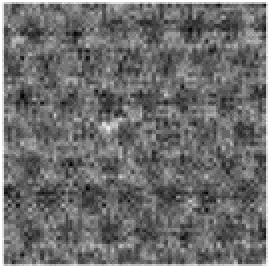
#> input picture utils/test.png, 135 x 135 px, found by its file name (shown 2 times larger); its folder holds only this picture in this run
$ python -i evaluator.py   (imports and definitions only)
#> lines starting #> are read from the running program, lines starting #| are printed output that depends on the picture; after the words box and inside, x2 and y2 are one past the last pixel; in counts of white or black regions, pixels touching at a corner belong together; pictures that were not available may be replaced by others from this repository, and a replacement may not be noted
import numpy as np
import cv2
import sklearn.metrics as skm
from scipy.signal import convolve2d
import math
from skimage.metrics import structural_similarity as ssim
import os
from tqdm import tqdm
import numpy as np
from scipy.ndimage import convolve
import torch
import torch.nn.functional as F


def image_read_cv2(path, mode="RGB"):
    img_BGR = cv2.imread(path).astype("float32")
    assert mode == "RGB" or mode == "GRAY" or mode == "YCrCb", "mode error"
    if mode == "RGB":
        img = cv2.cvtColor(img_BGR, cv2.COLOR_BGR2RGB)
    elif mode == "GRAY":
        img = np.round(cv2.cvtColor(img_BGR, cv2.COLOR_BGR2GRAY))
    elif mode == "YCrCb":
        img = cv2.cvtColor(img_BGR, cv2.COLOR_BGR2YCrCb)
    return img


class Evaluator:
    @classmethod
    def input_check(cls, imgF, imgA=None, imgB=None):
        if imgA is None:
            assert type(imgF) == np.ndarray, "type error"
            assert len(imgF.shape) == 2, "dimension error"
        else:
            assert type(imgF) == type(imgA) == type(imgB) == np.ndarray, "type error"
            assert imgF.shape == imgA.shape == imgB.shape, "shape error"
            assert len(imgF.shape) == 2, "dimension error"

    @classmethod
    def EN(cls, img):  # entropy
        cls.input_check(img)
        a = np.uint8(np.round(img)).flatten()
        h = np.bincount(a) / a.shape[0]
        return -sum(h * np.log2(h + (h == 0)))

    @classmethod
    def SD(cls, img):
        cls.input_check(img)
        return np.std(img)

    @classmethod
    def SF(cls, img):
        cls.input_check(img)
        return np.sqrt(
            np.mean((img[:, 1:] - img[:, :-1]) ** 2)
            + np.mean((img[1:, :] - img[:-1, :]) ** 2)
        )

    # [13 lines left out: function AG, not called in this run]

    @classmethod
    def MI(cls, image_F, image_A, image_B):
        cls.input_check(image_F, image_A, image_B)
        return skm.mutual_info_score(
            image_F.flatten(), image_A.flatten()
        ) + skm.mutual_info_score(image_F.flatten(), image_B.flatten())

    # [28 lines left out: functions MSE, CC, PSNR, not called in this run]

    @classmethod
    def SCD(
        cls, image_F, image_A, image_B
    ):  # The sum of the correlations of differences
        cls.input_check(image_F, image_A, image_B)
        imgF_A = image_F - image_A
        imgF_B = image_F - image_B
        corr1 = np.sum(
            (image_A - np.mean(image_A)) * (imgF_B - np.mean(imgF_B))
        ) / np.sqrt(
            (np.sum((image_A - np.mean(image_A)) ** 2))
            * (np.sum((imgF_B - np.mean(imgF_B)) ** 2))
        )
        corr2 = np.sum(
            (image_B - np.mean(image_B)) * (imgF_A - np.mean(imgF_A))
        ) / np.sqrt(
            (np.sum((image_B - np.mean(image_B)) ** 2))
            * (np.sum((imgF_A - np.mean(imgF_A)) ** 2))
        )
        return corr1 + corr2

    @classmethod
    def VIFF(cls, image_F, image_A, image_B):
        cls.input_check(image_F, image_A, image_B)
        return cls.compare_viff(image_A, image_F) + cls.compare_viff(image_B, image_F)

    @classmethod
    def compare_viff(cls, ref, dist):  # viff of a pair of pictures
        sigma_nsq = 2
        eps = 1e-10

        num = 0.0
        den = 0.0
        for scale in range(1, 5):

            N = 2 ** (4 - scale + 1) + 1
            sd = N / 5.0

            # Create a Gaussian kernel as MATLAB's
            m, n = [(ss - 1.0) / 2.0 for ss in (N, N)]
            y, x = np.ogrid[-m : m + 1, -n : n + 1]
            h = np.exp(-(x * x + y * y) / (2.0 * sd * sd))
            h[h < np.finfo(h.dtype).eps * h.max()] = 0
            sumh = h.sum()
            if sumh != 0:
                win = h / sumh

            if scale > 1:
                ref = convolve2d(ref, np.rot90(win, 2), mode="valid")
                dist = convolve2d(dist, np.rot90(win, 2), mode="valid")
                ref = ref[::2, ::2]
                dist = dist[::2, ::2]

            mu1 = convolve2d(ref, np.rot90(win, 2), mode="valid")
            mu2 = convolve2d(dist, np.rot90(win, 2), mode="valid")
            mu1_sq = mu1 * mu1
            mu2_sq = mu2 * mu2
            mu1_mu2 = mu1 * mu2
            sigma1_sq = convolve2d(ref * ref, np.rot90(win, 2), mode="valid") - mu1_sq
            sigma2_sq = convolve2d(dist * dist, np.rot90(win, 2), mode="valid") - mu2_sq
            sigma12 = convolve2d(ref * dist, np.rot90(win, 2), mode="valid") - mu1_mu2

            sigma1_sq[sigma1_sq < 0] = 0
            sigma2_sq[sigma2_sq < 0] = 0

            g = sigma12 / (sigma1_sq + eps)
            sv_sq = sigma2_sq - g * sigma12

            g[sigma1_sq < eps] = 0
            sv_sq[sigma1_sq < eps] = sigma2_sq[sigma1_sq < eps]
            sigma1_sq[sigma1_sq < eps] = 0

            g[sigma2_sq < eps] = 0
            sv_sq[sigma2_sq < eps] = 0

            sv_sq[g < 0] = sigma2_sq[g < 0]
            g[g < 0] = 0
            sv_sq[sv_sq <= eps] = eps

            num += np.sum(np.log10(1 + g * g * sigma1_sq / (sv_sq + sigma_nsq)))
            den += np.sum(np.log10(1 + sigma1_sq / sigma_nsq))

        vifp = num / den

        if np.isnan(vifp):
            return 1.0
        else:
            return vifp

    @classmethod
    def Qabf(cls, image_F, image_A, image_B):
        cls.input_check(image_F, image_A, image_B)
        gA, aA = cls.Qabf_getArray(image_A)
        gB, aB = cls.Qabf_getArray(image_B)
        gF, aF = cls.Qabf_getArray(image_F)
        QAF = cls.Qabf_getQabf(aA, gA, aF, gF)
        QBF = cls.Qabf_getQabf(aB, gB, aF, gF)

        # 计算QABF
        deno = np.sum(gA + gB)
        nume = np.sum(np.multiply(QAF, gA) + np.multiply(QBF, gB))
        return nume / deno

    @classmethod
    def Qabf_getArray(cls, img):
        # Sobel Operator Sobel
        h1 = np.array([[1, 2, 1], [0, 0, 0], [-1, -2, -1]]).astype(np.float32)
        h2 = np.array([[0, 1, 2], [-1, 0, 1], [-2, -1, 0]]).astype(np.float32)
        h3 = np.array([[-1, 0, 1], [-2, 0, 2], [-1, 0, 1]]).astype(np.float32)

        SAx = convolve2d(img, h3, mode="same")
        SAy = convolve2d(img, h1, mode="same")
        gA = np.sqrt(np.multiply(SAx, SAx) + np.multiply(SAy, SAy))
        aA = np.zeros_like(img)
        aA[SAx == 0] = math.pi / 2
        aA[SAx != 0] = np.arctan(SAy[SAx != 0] / SAx[SAx != 0])
        return gA, aA

    @classmethod
    def Qabf_getQabf(cls, aA, gA, aF, gF):
        L = 1
        Tg = 0.9994
        kg = -15
        Dg = 0.5
        Ta = 0.9879
        ka = -22
        Da = 0.8
        GAF, AAF, QgAF, QaAF, QAF = (
            np.zeros_like(aA),
            np.zeros_like(aA),
            np.zeros_like(aA),
            np.zeros_like(aA),
            np.zeros_like(aA),
        )
        GAF[gA > gF] = gF[gA > gF] / gA[gA > gF]
        GAF[gA == gF] = gF[gA == gF]
        GAF[gA < gF] = gA[gA < gF] / gF[gA < gF]
        AAF = 1 - np.abs(aA - aF) / (math.pi / 2)
        QgAF = Tg / (1 + np.exp(kg * (GAF - Dg)))
        QaAF = Ta / (1 + np.exp(ka * (AAF - Da)))
        QAF = QgAF * QaAF
        return QAF

    @classmethod
    def SSIM(cls, image_F, image_A, image_B):
        data_range = 1.0 if image_F.max() <= 1.0 else 255.0
        cls.input_check(image_F, image_A, image_B)
        a = ssim(image_F, image_A, data_range=data_range)
        b = ssim(image_F, image_B, data_range=data_range)
        return (a + b) / 2

    # [6 lines left out: function SSIMsingle, not called in this run]

    @classmethod
    def itensity(cls, image_F, image_A, image_B):
        # 假设 vis_img、inf_img 和 sample_y 是 NumPy 数组
        # w1 的计算
        tempture = 10
        w1 = np.exp(image_A / tempture) / (
            np.exp(image_A / tempture) + np.exp(image_B / tempture)
        )

        # 计算强度损失
        intensity_loss = np.mean(w1 * ((image_A - image_F) ** 2)) + np.mean(
            (1 - w1) * ((image_B - image_F) ** 2)
        )
        return intensity_loss

    @classmethod
    def msssimLoss(
        cls, f, a, b, window_size=11, size_average=True, val_range=None, normalize=False
    ):
        Win = [11, 9, 7, 5, 3]
        loss = 0
        for s in Win:
            loss1, sigma1 = ssim_2(a, f, s, full=True, val_range=val_range)
            loss2, sigma2 = ssim_2(b, f, s, full=True, val_range=val_range)
            r = sigma1 / (sigma1 + sigma2 + 0.0000001)
            tmp = 1 - np.mean(r * loss1) - np.mean((1 - r) * loss2)
            loss += tmp
        loss = loss / 5.0
        return loss

    # [83 lines left out: functions AG, VIF, not called in this run]


def gaussian_2(window_size, sigma):
    gauss = np.array(
        [
            np.exp(-((x - window_size // 2) ** 2) / float(2 * sigma**2))
            for x in range(window_size)
        ]
    )
    return gauss / np.sum(gauss)


def create_window_2(window_size, channel=1):
    _1D_window = gaussian_2(window_size, 1.5).reshape(window_size, 1)
    _2D_window = np.dot(_1D_window, _1D_window.T)
    window = np.expand_dims(np.expand_dims(_2D_window, 0), 0)
    window = np.tile(window, (channel, 1, 1, 1))
    return window


def ssim_2(img1, img2, window_size=11, window=None, full=False, val_range=None):
    if val_range is None:
        L = np.max(img1) - np.min(img1)
    else:
        L = val_range

    if img1.ndim == 2:
        img1 = np.expand_dims(img1, axis=0)

    (channel, height, width) = img1.shape
    if window is None:
        real_size = min(window_size, height, width)
        window = create_window_2(real_size, channel=channel)

    mu1 = convolve(img1, window, mode="constant", cval=0.0)
    mu2 = convolve(img2, window, mode="constant", cval=0.0)

    mu1_sq = mu1**2
    mu2_sq = mu2**2
    mu1_mu2 = mu1 * mu2

    sigma1_sq = convolve(img1**2, window, mode="constant", cval=0.0) - mu1_sq
    sigma2_sq = convolve(img2**2, window, mode="constant", cval=0.0) - mu2_sq
    sigma12 = convolve(img1 * img2, window, mode="constant", cval=0.0) - mu1_mu2

    C1 = (0.01 * L) ** 2
    C2 = (0.03 * L) ** 2

    v1 = 2.0 * mu1_mu2 + C1
    v2 = mu1_sq + mu2_sq + C1
    v = np.full_like(sigma1_sq, 0.0001)
    sigma1_sq = np.where(sigma1_sq < 0.0001, v, sigma1_sq)
    mu1_sq = np.where(mu1_sq < 0.0001, v, mu1_sq)

    ssim_map = ((2 * sigma12 + C2) * v1) / ((sigma1_sq + sigma2_sq + C2) * v2)

    if full:
        return ssim_map, sigma1_sq
    return ssim_map


# [132 lines left out: functions VIFF, evaluate_single, not called in this run]


def evaluate(root_path):
    path_a = f"{root_path}/a"
    path_b = f"{root_path}/b"
    path_f = f"{root_path}/f"
    evaluation_results = {}
    metric_result = np.zeros((10))

    fileNmae = os.listdir(path_f)

    for img_name in tqdm(fileNmae, desc="Processing Images"):
        a = image_read_cv2(os.path.join(path_a, img_name), "GRAY")
        b = image_read_cv2(os.path.join(path_b, img_name), "GRAY")
        f = image_read_cv2(os.path.join(path_f, img_name), "GRAY")
        res = np.array(
            [
                Evaluator.EN(f),
                Evaluator.SD(f),
                Evaluator.SF(f),
                Evaluator.MI(f, a, b),
                Evaluator.SCD(f, a, b),
                Evaluator.VIFF(f, a, b),
                Evaluator.Qabf(f, a, b),
                Evaluator.SSIM(f, a, b),
                Evaluator.itensity(f, a, b),
                Evaluator.msssimLoss(f, a, b),
            ]
        )
#> in EN, `a = np.uint8(np.round(img)).flatten()`: a = 18225 values, max 255 at index 0, min 0 at index 1985, mean 111.2
#> in EN, `h = np.bincount(a) / a.shape[0]`: h = 256 values, max 0.221 at index 102, min 0 at index 1, mean 0.00391
#> in SCD, `imgF_A = image_F - image_A`: imgF_A: shape (135, 135) float32; every value is 0
#> in SCD, `corr1 = np.sum( (image_A - np.mean(image_A)) * (imgF_B - np.mean(imgF_..`: corr1 = nan
#> the loop in compare_viff, `for scale in range(1, 5): ` made 4 passes
#> (num, den) on passes 1 to 4: (35912.5, 35912.5), (42063.8, 42063.8), (43235.7, 43235.7), (43435.7, 43435.7)
#> pass 1, in compare_viff, `mu1_sq = mu1 * mu1`:
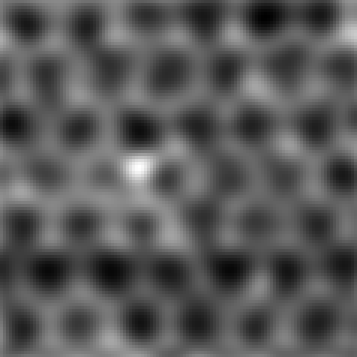
#> mu1_sq: shape (119, 119) float64 (shown 3 times larger); min 4648.4, max 21716.2, mean 10601.7; drawn with min black and max white
#> pass 1, in compare_viff, `sigma1_sq = convolve2d(ref * ref, np.rot90(win, 2), mode="valid") - mu..`:
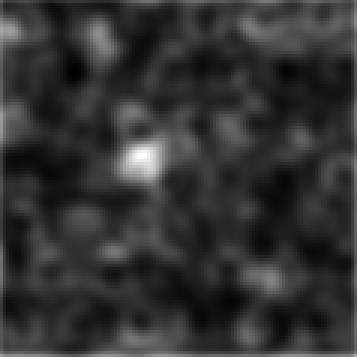
#> sigma1_sq: shape (119, 119) float64 (shown 3 times larger); min 289.9, max 2405.6, mean 717.2; drawn with min black and max white
#> after the loop in compare_viff, `for scale in range(1, 5):`: den = 43435.7
#> in compare_viff, `vifp = num / den`: vifp = 1
#> in compare_viff (call 2), `sigma_nsq = 2`: sigma_nsq = 2
#> the loop in compare_viff (call 2), `for scale in range(1, 5): ` made 4 passes
#> pass 1, in compare_viff (call 2), `sv_sq = sigma2_sq - g * sigma12`:
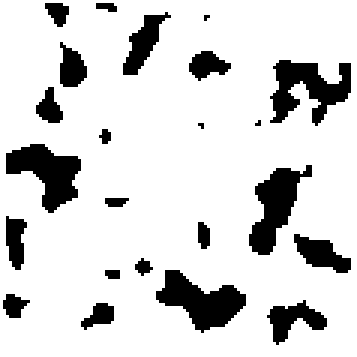
#> sv_sq: shape (119, 119) float64 (shown 3 times larger); values 1e-10 (black) and 1e-10 (white), 84.1% white; 23 black regions (6 under 20 px), largest, box (x1, y1, x2, y2) and area: (52, 90, 82, 111) 321, (90, 20, 117, 42) 318, (2, 48, 27, 71) 305
#> after the loop in compare_viff (call 2), `for scale in range(1, 5):`: den = 43435.7
#> in Qabf_getArray, `SAy = convolve2d(img, h1, mode="same")`:
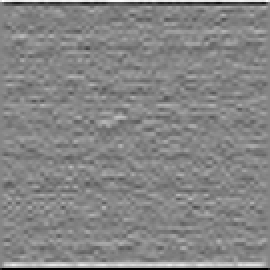
#> SAy: shape (135, 135) float32 (shown 2 times larger); min -1020, max 935, mean 0; drawn with min black and max white
#> in Qabf_getArray, `gA = np.sqrt(np.multiply(SAx, SAx) + np.multiply(SAy, SAy))`:
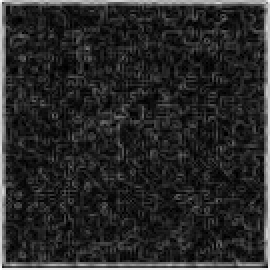
#> gA: shape (135, 135) float32 (shown 2 times larger); min 0, max 1081.9, mean 174.5; drawn with min black and max white
#> in Qabf_getArray, `aA[SAx != 0] = np.arctan(SAy[SAx != 0] / SAx[SAx != 0])`:
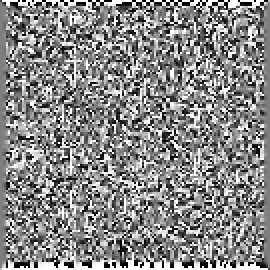
#> aA: shape (135, 135) float32 (shown 2 times larger); min -1.55, max 1.57, mean 0.127; drawn with min black and max white
#> in Qabf_getQabf, `AAF = 1 - np.abs(aA - aF) / (math.pi / 2)`: AAF: shape (135, 135) float32; every value is 1
#> in Qabf_getQabf, `QgAF = Tg / (1 + np.exp(kg * (GAF - Dg)))`:
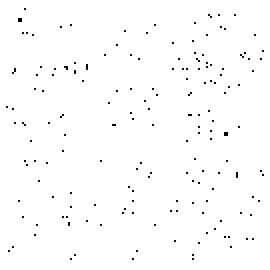
#> QgAF: shape (135, 135) float32 (shown 2 times larger); values 0.000552 (black) and 0.999 (white), 99% white; black in thin lines or dots, all inside (x1, y1, x2, y2) = (3, 4, 132, 130)
#> in Qabf_getQabf, `QaAF = Ta / (1 + np.exp(ka * (AAF - Da)))`: QaAF: shape (135, 135) float32; every value is 0.976
#> in Qabf, `deno = np.sum(gA + gB)`: deno = 6358939
#> in Qabf, `nume = np.sum(np.multiply(QAF, gA) + np.multiply(QBF, gB))`: nume = 6202081
#> in SSIM, `data_range = 1.0 if image_F.max() <= 1.0 else 255.0`: data_range = 255
#> in SSIM, `a = ssim(image_F, image_A, data_range=data_range)`: a = 1
#> in itensity, `tempture = 10`: tempture = 10
#> in itensity, `w1 = np.exp(image_A / tempture) / ( np.exp(image_A / tempture) + np.ex..`: w1: shape (135, 135) float32; every value is 0.5
#> in itensity, `intensity_loss = np.mean(w1 * ((image_A - image_F) ** 2)) + np.mean( (..`: intensity_loss = 0
#> in msssimLoss, `Win = [11, 9, 7, 5, 3]`: Win = [11, 9, 7, 5, 3]
#> the loop in msssimLoss, `for s in Win:` made 1 pass
#> s on pass 1: 11
#> after the loop in msssimLoss, `for s in Win:`: loss = 0
        evaluation_results[img_name] = np.round(res, 2)
        metric_result += res
    print("=" * 80)

    metric_result /= len(fileNmae)
    print(f"result of {path_f}")
    print("\t EN\t SD\t SF\t MI\t SCD\t VIF\t Qabf\t SSIM\t itentisyLoss\t mssimLoss\t")
    print(
        "\t"
        + str(np.round(metric_result[0], 2))
        + "\t"
        + str(np.round(metric_result[1], 2))
        + "\t"
        + str(np.round(metric_result[2], 2))
        + "\t"
        + str(np.round(metric_result[3], 2))
        + "\t"
        + str(np.round(metric_result[4], 2))
        + "\t"
        + str(np.round(metric_result[5], 2))
        + "\t"
        + str(np.round(metric_result[6], 2))
        + "\t"
        + str(np.round(metric_result[7], 2))
        + "\t"
        + str(np.round(metric_result[8], 2))
        + "\t"
        + str(np.round(metric_result[9], 2))
        + "\n"
    )

    # [54 lines left out: functions ensure_even_dimensions, cosine_similarity, pearson_correlation, euclidean_distance, average_similarity, not called in this run]

#> (the run stopped early here; a loop or call above may not have finished)
